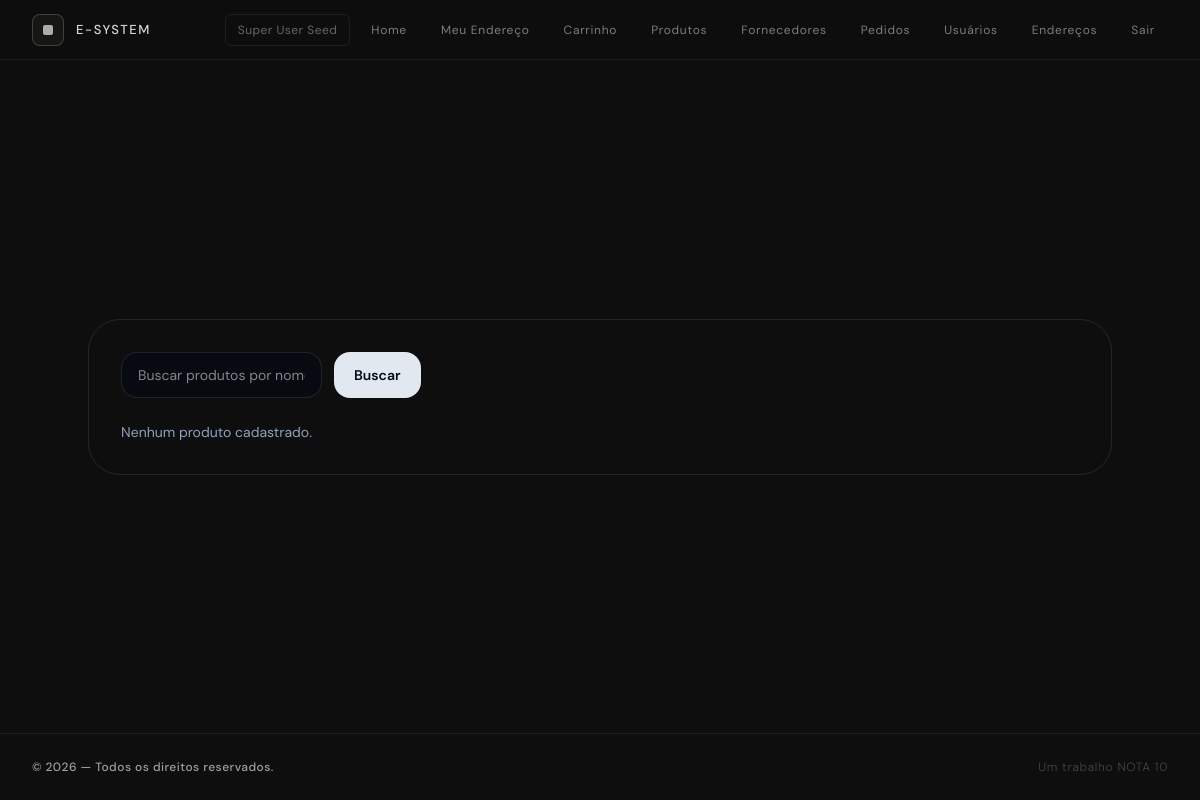
The page /index.php (signed in) on the database as committed earlier.
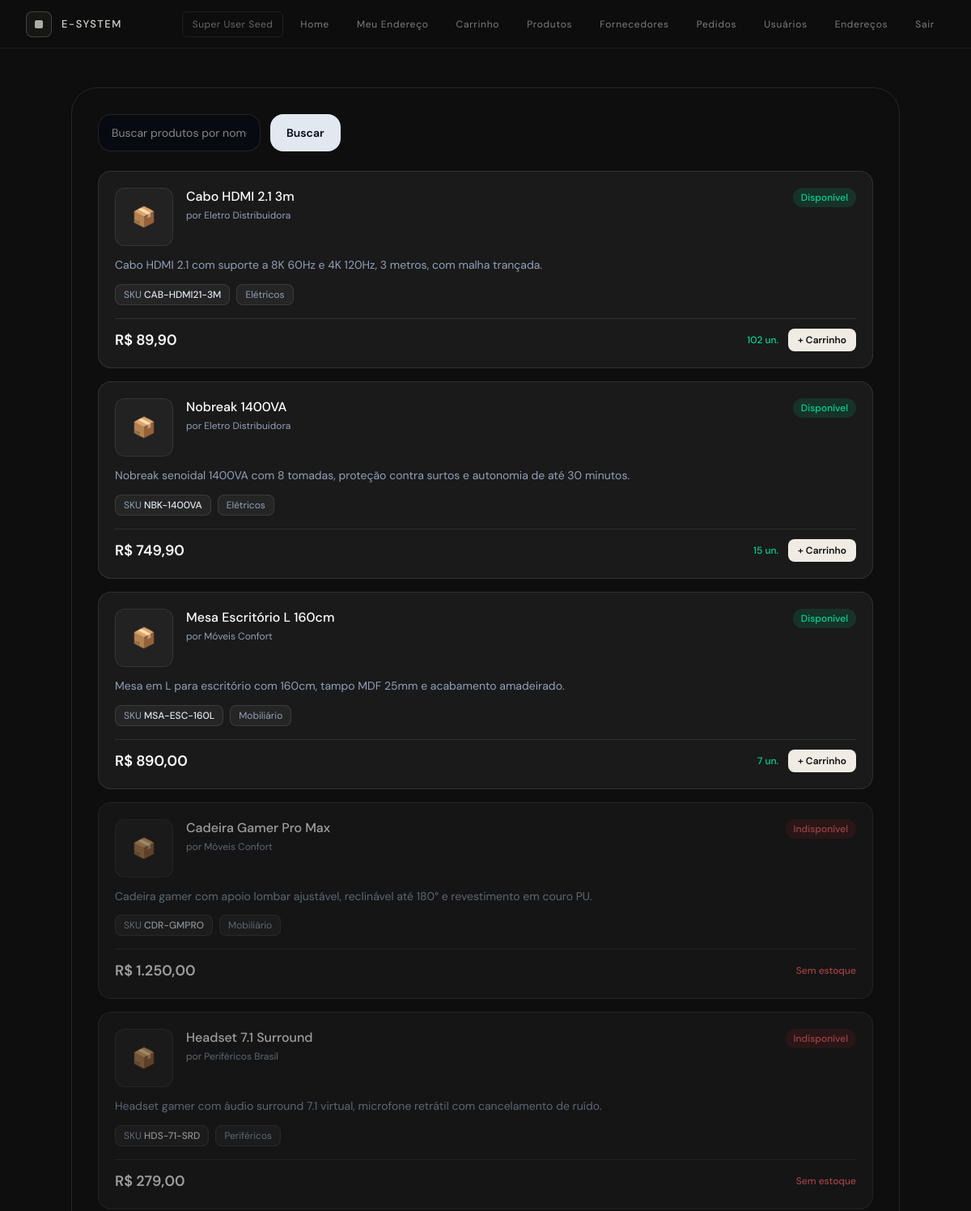
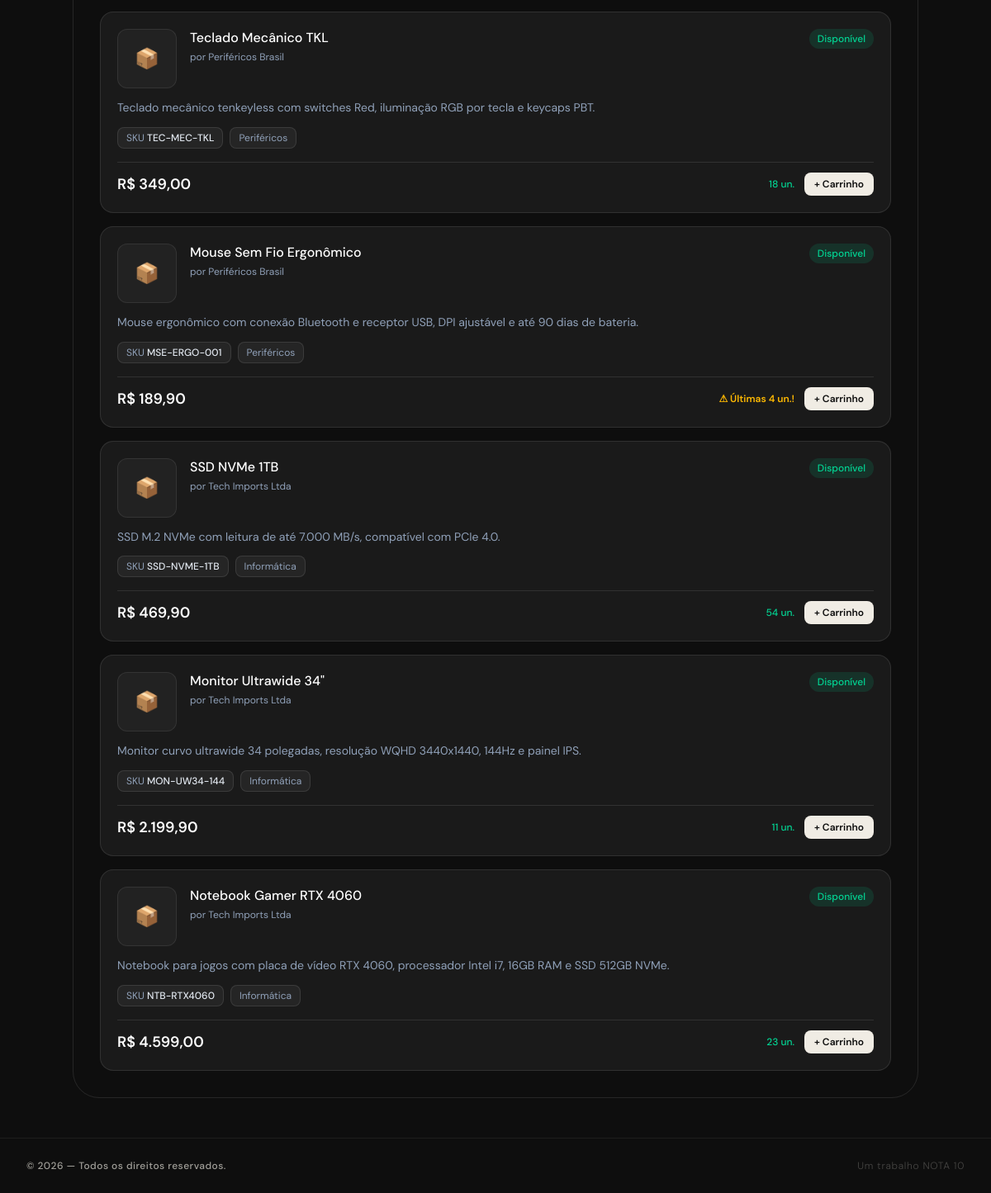
The same page on the database as committed later (2 pictures, top to bottom).
### tables this page shows
CREATE TABLE IF NOT EXISTS products (
    id INT AUTO_INCREMENT PRIMARY KEY,
    supplier_id INT NOT NULL,
    name VARCHAR(255) NOT NULL,
    description TEXT NOT NULL,
    category VARCHAR(100),
    price DECIMAL(10,2) NOT NULL,
    stock INT NOT NULL DEFAULT 0,
    sku VARCHAR(100) NOT NULL UNIQUE,
    status ENUM('ativo', 'inativo') NOT NULL DEFAULT 'ativo',
    created_at TIMESTAMP DEFAULT CURRENT_TIMESTAMP,
    FOREIGN KEY (supplier_id) REFERENCES suppliers(id)
        ON UPDATE CASCADE
        ON DELETE RESTRICT
);

CREATE TABLE IF NOT EXISTS suppliers(
    id INT AUTO_INCREMENT PRIMARY KEY,
    name VARCHAR(255) NOT NULL,
    phone VARCHAR(50) NOT NULL,
    email VARCHAR(255) NOT NULL UNIQUE,
    created_at TIMESTAMP DEFAULT CURRENT_TIMESTAMP,
    address_id INT,
    FOREIGN KEY (address_id) REFERENCES addresses(id)
);

### src/services/SessionsService.php (called while the page is built, shortened)
<?php
class SessionManager {
    public function currentUser(): ?array {
        return $_SESSION['user'] ?? null;
    }
    public function hasRole(array $roles): bool {
        $user = $this->currentUser();
        return $user !== null && in_array($user['role'], $roles, true);
    }
}

### src/connection/db.php (called while the page is built, shortened)
<?php
class Connection {
    private static $instance = null;
    private function __construct() {
        $host = 'db';
        $db = 'testdb';
        $user = 'root';
        $pass = 'root';
        try {
            $this->conn = new PDO("mysql:host=$host;dbname=$db;charset=utf8mb4", $user, $pass);
        } catch (PDOException $e) {
            die("Erro de conexão: " . $e->getMessage());
        }
    }
     public static function getInstance(): PDO {
        if (self::$instance === null) {
            $obj = new Connection();
            self::$instance = $obj->conn;
        }
        return self::$instance;
    }
}

### src/services/ProductService.php (called while the page is built, shortened)
<?php
require_once __DIR__ . '/../dao/ProductDAO.php';
class ProductService {
    private ProductDAO $dao;
    public function __construct(ProductDAO $dao, SupplierDAO $supplierDao) {
        $this->dao = $dao;
    }
    public function getAll(): array {
        return $this->dao->findAllWithSupplier();
    }
}

### src/dao/ProductDAO.php (called while the page is built, shortened)
<?php
require_once __DIR__ . '/../connection/db.php';
class ProductDAO {
    private PDO $db;
    public function __construct() {
        $this->db = Connection::getInstance();
    }
    private function baseSelect(): string {
        return 'SELECT p.*, s.name AS supplier_name
                FROM products p
                LEFT JOIN suppliers s ON s.id = p.supplier_id';
    }
    public function findAllWithSupplier(): array {
        $stmt = $this->db->query($this->baseSelect() . ' ORDER BY p.id DESC');
        return $stmt->fetchAll(PDO::FETCH_ASSOC);
    }
}

### src/index.php (the view, shortened to what the changed rows need)
<?php
require_once 'services/SessionsService.php';
require_once 'services/ProductService.php';
$session = new SessionManager();
$user = $session->currentUser();
$searchQuery = trim($_GET['search'] ?? '');
if ($user) {
    $productService = new ProductService(new ProductDAO(), new SupplierDAO());
    $products = $searchQuery !== ''
        ? $productService->search($searchQuery)
        : $productService->getAll();
}
include 'partials/header.php';
?>
<main class="flex-grow flex items-center justify-center px-6 py-12">
    <div class="w-full max-w-5xl">
        <div class="rounded-[32px] border border-white/10  p-8  ">
            <?php if ($user): ?>
                <form method="get" class="mb-6 flex flex-col gap-3 sm:flex-row">
                    <input
                        type="text"
                        name="search"
                        value="<?= htmlspecialchars($searchQuery) ?>"
                        placeholder="Buscar produtos por nome ou SKU"
                        class="rounded-2xl border border-white/10 bg-slate-950/40 px-4 py-3 text-sm text-white outline-none focus:border-sky-500"
                    />
                    <div class="flex gap-2">
                    </div>
                </form>
                <?php if ($products): ?>
                    <div class="grid gap-4">
                        <?php foreach ($products as $product): ?>
                            <?php
                                $stock  = (int) ($product['stock'] ?? 0);
                            ?>
                            <div class="rounded-2xl border border-white/10 bg-white/5 p-5 hover:bg-white/10 transition-colors <?= $stock === 0 ? 'opacity-60' : '' ?>">
                                <div class="flex gap-4 mb-3">
                                    <?php if (!empty($product['image_path'])): ?>
                                        <a href="product_detail.php?id=<?= (int)$product['id'] ?>" style="flex-shrink:0">
                                          <img src="<?= htmlspecialchars($product['image_path']) ?>" alt="<?= htmlspecialchars($product['name'] ?? '') ?>"
                                              class="rounded-xl object-cover" style="width:72px;height:72px;border:1px solid rgba(255,255,255,0.08)">
                                        </a>
                                    <?php else: ?>
                                        <a href="product_detail.php?id=<?= (int)$product['id'] ?>" class="rounded-xl shrink-0 flex items-center justify-center text-2xl" style="width:72px;height:72px;background:rgba(255,255,255,0.04);border:1px solid rgba(255,255,255,0.08);text-decoration:none">📦</a>
                                    <?php endif ?>
                                    <div class="flex-1 min-w-0">
                                        <div class="flex items-start justify-between gap-2">
                                            <a href="product_detail.php?id=<?= (int)$product['id'] ?>" class="text-base font-medium text-white leading-snug truncate" style="text-decoration:none">
                                                <?= htmlspecialchars($product['name'] ?? '') ?>
                                            </a>
                                            <?php if ($stock === 0): ?>
                                                <span class="shrink-0 text-xs font-medium px-2.5 py-1 rounded-full bg-red-500/15 text-red-400">Indisponível</span>
                                            <?php else: ?>
                                                <span class="shrink-0 text-xs font-medium px-2.5 py-1 rounded-full bg-emerald-500/15 text-emerald-400">Disponível</span>
                                            <?php endif ?>
                                        </div>
                                        <?php if (!empty($product['supplier_name'])): ?>
                                            <p class="text-xs text-slate-400 mt-0.5">por <?= htmlspecialchars($product['supplier_name']) ?></p>
                                        <?php endif ?>
                                    </div>
                                </div>
                                <?php if (!empty($product['description'])): ?>
                                    <p class="text-sm text-slate-400 mb-3 leading-relaxed line-clamp-2">
                                        <?= htmlspecialchars($product['description']) ?>
                                    </p>
                                <?php endif ?>
                                <div class="flex flex-wrap gap-2 mb-4">
                                    <?php if (!empty($product['sku'])): ?>
                                        <span class="text-xs bg-white/5 border border-white/10 rounded-lg px-2.5 py-1 text-slate-400">
                                            SKU <span class="text-slate-200 font-medium"><?= htmlspecialchars($product['sku']) ?></span>
                                        </span>
                                    <?php endif ?>
                                    <?php if (!empty($product['category'])): ?>
                                        <span class="text-xs bg-white/5 border border-white/10 rounded-lg px-2.5 py-1 text-slate-400"><?= htmlspecialchars($product['category']) ?></span>
                                    <?php endif ?>
                                </div>
                                <div class="flex items-center justify-between pt-3 border-t border-white/10 gap-3">
                                    <p class="text-lg font-semibold text-white">
                                        R$ <?= number_format((float)($product['price'] ?? 0), 2, ',', '.') ?>
                                    </p>
                                    <div class="flex items-center gap-3">
                                        <?php if ($stock === 0): ?>
                                          <span class="text-xs font-medium text-red-400">Sem estoque</span>
                                        <?php elseif ($stock <= 5): ?>
                                          <span class="text-xs font-semibold text-amber-400">⚠ Últimas <?= $stock ?> un.!</span>
                                        <?php else: ?>
                                          <span class="text-xs font-medium text-emerald-400"><?= $stock ?> un.</span>
                                        <?php endif ?>
                                        <?php if ($stock > 0 && $user): ?>
                                            <button type="button"
                                              data-ajax-add="<?= (int)$product['id'] ?>"
                                              class="rounded-lg px-3 py-1.5 text-xs font-semibold"
                                              style="background:#f0ece4;color:#0e0e0e;border:none;cursor:pointer">
                                              + Carrinho
                                            </button>
                                        <?php endif ?>
                                    </div>
                                </div>
                            </div>
                        <?php endforeach ?>
                    </div>
                <?php else: ?>
                    <p class="text-slate-400 text-sm">Nenhum produto cadastrado.</p>
                <?php endif ?>
            <?php endif ?>
        </div>
    </div>
</main>
<?php include 'partials/footer.php';

### src/partials/header.php (shortened to what the changed rows need)
<?php
require_once __DIR__ . '/../services/SessionsService.php';
$session = new SessionManager();
$user = $session->currentUser();
?>
<!DOCTYPE html>
<html lang="pt-BR">
<head>
  <script src="https://cdn.jsdelivr.net/npm/@tailwindcss/browser@4"></script>
</head>
<body class="min-h-screen flex flex-col">
<header style="border-bottom:1px solid rgba(240,236,228,0.08); background:rgba(14,14,14,0.97); height:60px;"
        class="sticky top-0 z-50 flex items-center justify-between px-8">
  <nav class="flex items-center gap-2">
    <?php if ($user): ?>
      <span style="font-size:12px;color:rgba(240,236,228,0.4);padding:6px 12px;border:1px solid rgba(240,236,228,0.08);border-radius:6px;letter-spacing:0.04em">
        <?= htmlspecialchars($user['name']) ?>
      </span>
      <?php
      $cartCount = array_sum(array_column($_SESSION['cart'] ?? [], 'quantity'));
      $links = [['index.php','Home'],['address.php','Meu Endereço']];
      if ($session->hasRole(['cliente', 'admin', 'superuser'])):
        $links[] = ['cart.php', $cartCount > 0 ? "Carrinho ({$cartCount})" : 'Carrinho'];
      endif;
      if ($session->hasRole(['superuser', 'admin'])):
        $links[] = ['products.php','Produtos'];
        $links[] = ['suppliers.php','Fornecedores'];
        $links[] = ['orders.php','Pedidos'];
      endif;
      if ($session->hasRole(['superuser'])):
        $links[] = ['create_admin.php','Usuários'];
        $links[] = ['addresses.php','Endereços'];
      endif;
      $links[] = ['logout.php','Sair'];
      foreach ($links as [$href, $label]):
      ?>
        <a href="<?= $href ?>" style="font-size:12px;font-weight:400;letter-spacing:0.06em;color:rgba(240,236,228,0.5);text-decoration:none;padding:6px 12px;border-radius:6px;border:1px solid transparent;transition:all 0.2s;"
           onmouseover="this.style.color='#f0ece4';this.style.borderColor='rgba(240,236,228,0.12)';this.style.background='rgba(240,236,228,0.04)'"
           onmouseout="this.style.color='rgba(240,236,228,0.5)';this.style.borderColor='transparent';this.style.background='transparent'">
          <?= $label ?>
        </a>
      <?php endforeach ?>
    <?php else: ?>
      <a href="login.php"    style="...mesmo estilo...">Entrar</a>
      <a href="register.php" style="...mesmo estilo...">Cadastrar</a>
    <?php endif ?>
  </nav>
</header>

Rows that differ between the two databases and show on the page:
added products: name "Cabo HDMI 2.1 3m", shows "Disponível", supplier.name "Eletro Distribuidora", description "Cabo HDMI 2.1 com suporte a 8K 60Hz e 4K 120Hz, 3 metros, com malha trançada.", sku "CAB-HDMI21-3M", category "Elétricos", price "89,90", stock "102"
added products: name "Nobreak 1400VA", shows "Disponível", supplier.name "Eletro Distribuidora", description "Nobreak senoidal 1400VA com 8 tomadas, proteção contra surtos e autonomia de até 30 minutos.", sku "NBK-1400VA", category "Elétricos", price "749,90", stock "15"
added products: name "Mesa Escritório L 160cm", shows "Disponível", supplier.name "Móveis Confort", description "Mesa em L para escritório com 160cm, tampo MDF 25mm e acabamento amadeirado.", sku "MSA-ESC-160L", category "Mobiliário", price "890,00", stock "7"
added products: $product['id'] 7 (drawn), name "Cadeira Gamer Pro Max", stock "Indisponível", supplier.name "Móveis Confort", description "Cadeira gamer com apoio lombar ajustável, reclinável até 180° e revestimento em couro PU.", sku "CDR-GMPRO", category "Mobiliário", price "1.250,00"
added products: name "Headset 7.1 Surround", stock "Indisponível", supplier.name "Periféricos Brasil", description "Headset gamer com áudio surround 7.1 virtual, microfone retrátil com cancelamento de ruído.", sku "HDS-71-SRD", category "Periféricos", price "279,00"
added products: name "Teclado Mecânico TKL", shows "Disponível", supplier.name "Periféricos Brasil", description "Teclado mecânico tenkeyless com switches Red, iluminação RGB por tecla e keycaps PBT.", sku "TEC-MEC-TKL", category "Periféricos", price "349,00", stock "18"
added products: name "Mouse Sem Fio Ergonômico", shows "Disponível", supplier.name "Periféricos Brasil", description "Mouse ergonômico com conexão Bluetooth e receptor USB, DPI ajustável e até 90 dias de bateria.", sku "MSE-ERGO-001", category "Periféricos", price "189,90", stock "4"
added products: name "SSD NVMe 1TB", shows "Disponível", supplier.name "Tech Imports Ltda", description "SSD M.2 NVMe com leitura de até 7.000 MB/s, compatível com PCIe 4.0.", sku "SSD-NVME-1TB", category "Informática", price "469,90", stock "54"
added products: name "Monitor Ultrawide 34\"", shows "Disponível", supplier.name "Tech Imports Ltda", description "Monitor curvo ultrawide 34 polegadas, resolução WQHD 3440x1440, 144Hz e painel IPS.", sku "MON-UW34-144", category "Informática", price "2.199,90", stock "11"
added products: name "Notebook Gamer RTX 4060", shows "Disponível", supplier.name "Tech Imports Ltda", description "Notebook para jogos com placa de vídeo RTX 4060, processador Intel i7, 16GB RAM e SSD 512GB NVMe.", sku "NTB-RTX4060", category "Informática", price "4.599,00", stock "23"
Other text that changed with them:
text no longer shown: "Nenhum produto cadastrado."
